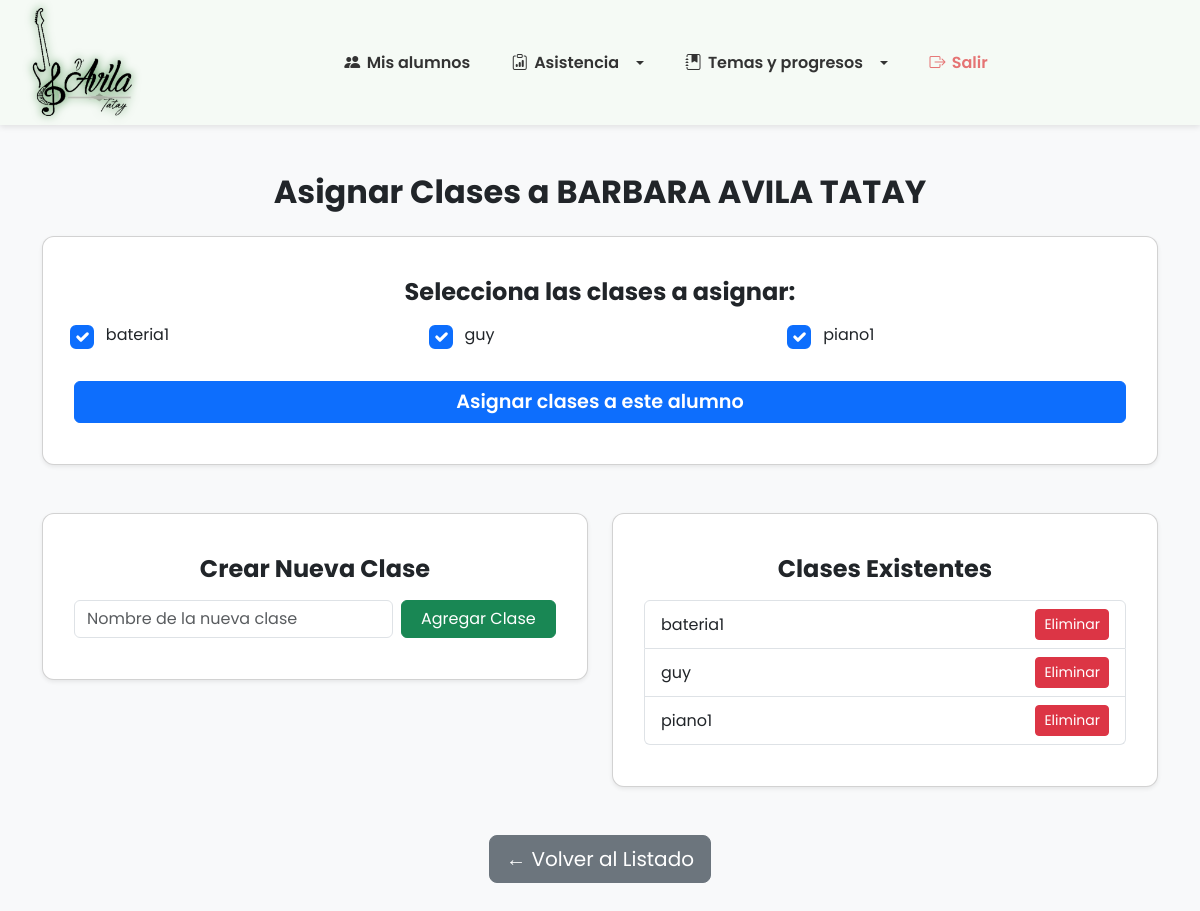
/asignar_clases.php?curp=AITB140621MCLVTRA8, run on the app's committed database.
### tables this page shows
CREATE TABLE `alumnos` (
  `curp` varchar(18) NOT NULL,
  `nombre` varchar(50) NOT NULL,
  `apellidos` varchar(100) NOT NULL,
  `nombre_tutor` varchar(100) DEFAULT NULL,
  `fecha_nacimiento` date NOT NULL,
  `telefono` varchar(15) DEFAULT NULL,
  `mensualidad` decimal(10,2) NOT NULL DEFAULT 0.00,
  `activo` tinyint(1) DEFAULT 1,
  `fecha_registro` timestamp NOT NULL DEFAULT current_timestamp(),
  PRIMARY KEY (`curp`)
);

CREATE TABLE `clases` (
  `id` int(11) NOT NULL AUTO_INCREMENT,
  `nombre` varchar(50) NOT NULL,
  PRIMARY KEY (`id`),
  UNIQUE KEY `nombre` (`nombre`)
);

### asignar_clases.php (the view, shortened to what this page needs)
<?php
require_once __DIR__ . '/includes/bd.php';
$curp = $_GET['curp'] ?? '';
$stmt = $conexion->prepare("SELECT nombre, apellidos FROM alumnos WHERE curp = ?");
$stmt->bind_param("s", $curp);
$stmt->execute();
$resultadoAlumno = $stmt->get_result();
$alumno = $resultadoAlumno->fetch_assoc();
$clases = $conexion->query("SELECT id, nombre FROM clases ORDER BY nombre");
$stmt = $conexion->prepare("SELECT clase_id FROM alumno_clases WHERE alumno_curp = ?");
$stmt->bind_param("s", $curp);
$stmt->execute();
$resultadoClases = $stmt->get_result();
$clasesAsignadas = [];
while ($fila = $resultadoClases->fetch_assoc()) {
    $clasesAsignadas[] = $fila['clase_id'];
}
?>
<!DOCTYPE html>
<html lang="es">
<head>
    <link href="https://cdn.jsdelivr.net/npm/bootstrap@5.3.0/dist/css/bootstrap.min.css" rel="stylesheet">
</head>
<body>
<?php include 'navbar.php'; ?>
<div class="container mt-5 mb-5">
    <h2 class="mb-4 text-center">Asignar Clases a <?= htmlspecialchars($alumno['nombre'] . ' ' . $alumno['apellidos']) ?></h2>
    <div class="card shadow-sm mb-5 card-stat">
        <div class="card-body">
            <form method="POST" novalidate>
                <h4 class="mb-3">Selecciona las clases a asignar:</h4>
                <div class="row">
                    <?php foreach ($clases as $clase): ?>
                        <div class="col-md-4 mb-3">
                            <div class="form-check">
                                <input class="form-check-input" type="checkbox"
                                       name="clases[]"
                                       value="<?= $clase['id'] ?>"
                                       id="clase_<?= $clase['id'] ?>"
                                       <?= in_array($clase['id'], $clasesAsignadas) ? 'checked' : '' ?>>
                                <label class="form-check-label" for="clase_<?= $clase['id'] ?>">
                                    <?= htmlspecialchars($clase['nombre']) ?>
                                </label>
                            </div>
                        </div>
                    <?php endforeach; ?>
                </div>
                <button type="submit" class="btn btn-primary mt-3 w-100">Asignar clases a este alumno</button>
            </form>
        </div>
    </div>
    <div class="row g-4">
        <div class="col-md-6">
            <div class="card shadow-sm card-stat">
                <div class="card-body">
                    <h4 class="mb-3">Crear Nueva Clase</h4>
                    <form method="POST" class="row g-2" novalidate>
                        <div class="col-8">
                            <input type="text" name="nueva_clase" class="form-control" placeholder="Nombre de la nueva clase" required>
                        </div>
                        <div class="col-4">
                            <button type="submit" class="btn btn-success w-100">Agregar Clase</button>
                        </div>
                    </form>
                </div>
            </div>
        </div>
        <div class="col-md-6">
            <div class="card shadow-sm card-stat">
                <div class="card-body">
                    <h4 class="mb-3">Clases Existentes</h4>
                    <ul class="list-group">
                        <?php
                        $clasesExistentes = $conexion->query("SELECT id, nombre FROM clases ORDER BY nombre");
                        while ($claseExistente = $clasesExistentes->fetch_assoc()):
                        ?>
                            <li class="list-group-item d-flex justify-content-between align-items-center">
                                <?= htmlspecialchars($claseExistente['nombre']) ?>
                                <a href="?curp=<?= urlencode($curp) ?>&delclase=<?= $claseExistente['id'] ?>"
                                   class="btn btn-sm btn-danger"
                                   onclick="return confirm('¿Seguro que deseas eliminar esta clase?')">
                                    Eliminar
                                </a>
                            </li>
                        <?php endwhile; ?>
                    </ul>
                </div>
            </div>
        </div>
    </div>
    <div class="text-center mt-5">
        <a href="lista_alumnos.php" class="btn btn-secondary btn-lg">← Volver al Listado</a>
    </div>
</div>
</body>
</html>

### asignar_clases.php (style rules this page uses)
body { background: #f8f9fa; font-family: 'Segoe UI', Tahoma, Geneva, Verdana, sans-serif; min-height: 100vh; margin: 0; padding: 0; }
h2, h4, h5 { font-weight: 700; }
.card-stat { text-align: center; padding: 25px 15px; border-radius: 12px; box-shadow: 0 10px 20px rgb(0 0 0 / 0.1); cursor: default; transition: box-shadow 0.3s ease; user-select: none; }
.form-check-label { cursor: pointer; user-select: none; }
.btn { transition: transform 0.3s ease, box-shadow 0.3s ease; }
form > button[type="submit"] { font-weight: 600; font-size: 1.2rem; }
.form-check-input { transform: scale(1.5); margin-right: 0.4rem; vertical-align: middle; cursor: pointer; }
.form-check-label { cursor: pointer; user-select: none; line-height: 1.5; vertical-align: middle; }
.form-check { display: flex; align-items: center; gap: 0.99rem; }
.form-check-input { transform: scale(1.5); margin-right: 0; cursor: pointer; }
.form-check-label { cursor: pointer; user-select: none; line-height: 1.5; }

### navbar.php (style rules this page uses)
body { font-family: 'Poppins', sans-serif; }

### data on the page
alumnos: nombre+apellidos "BARBARA AVILA TATAY"
clases: id "☑", nombre "bateria1"
clases: id "☑", nombre "guy"
clases: id "☑", nombre "piano1"
